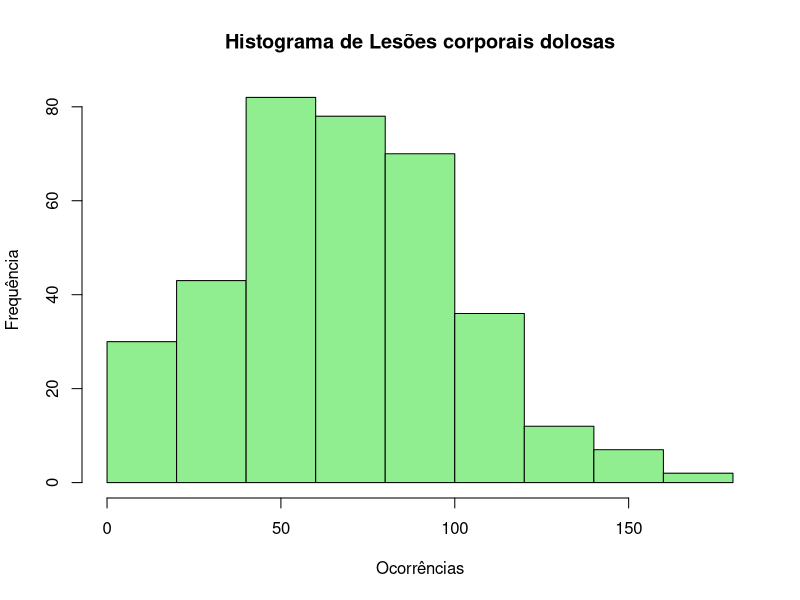
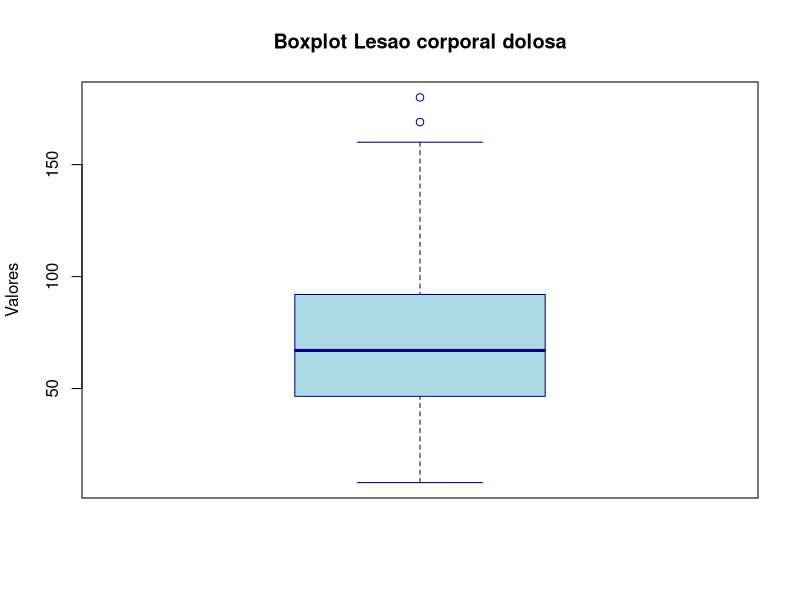
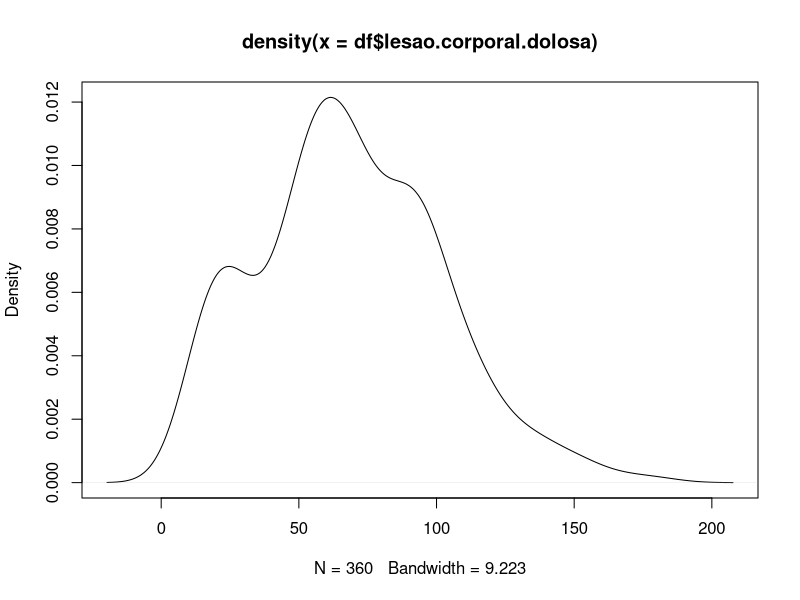
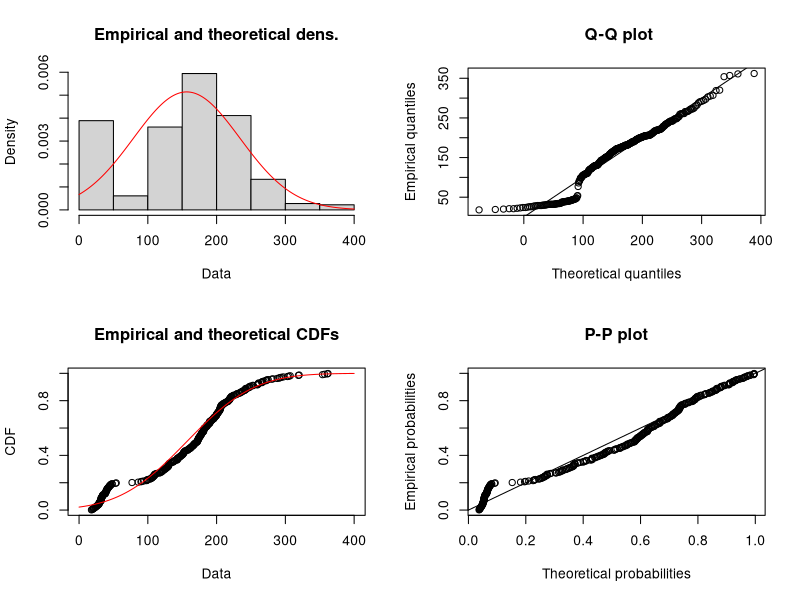
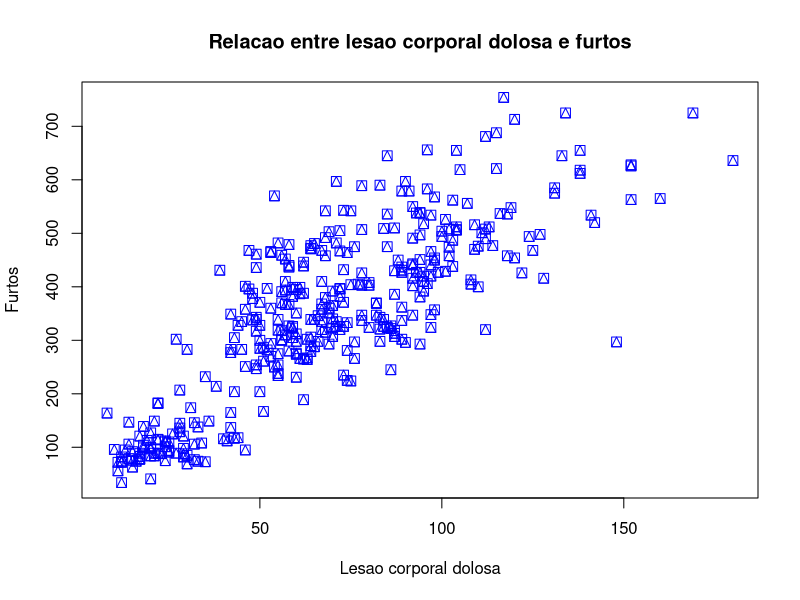
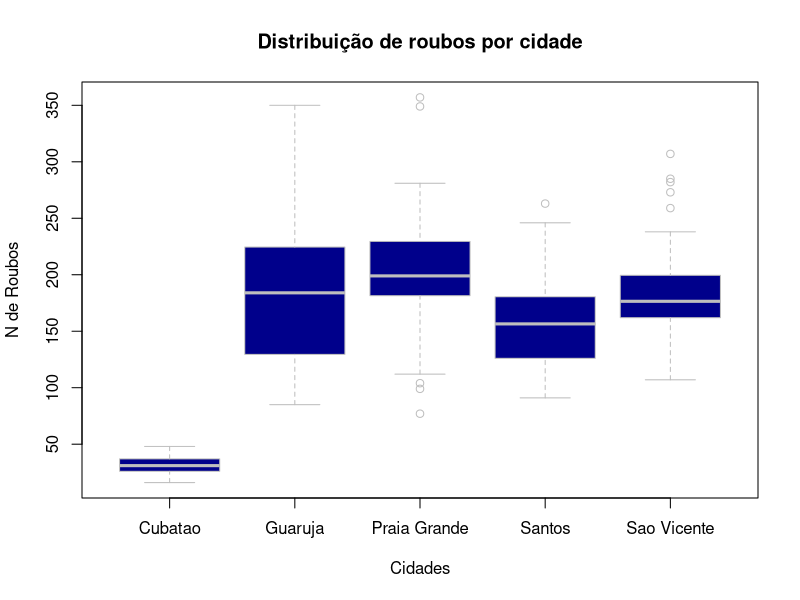
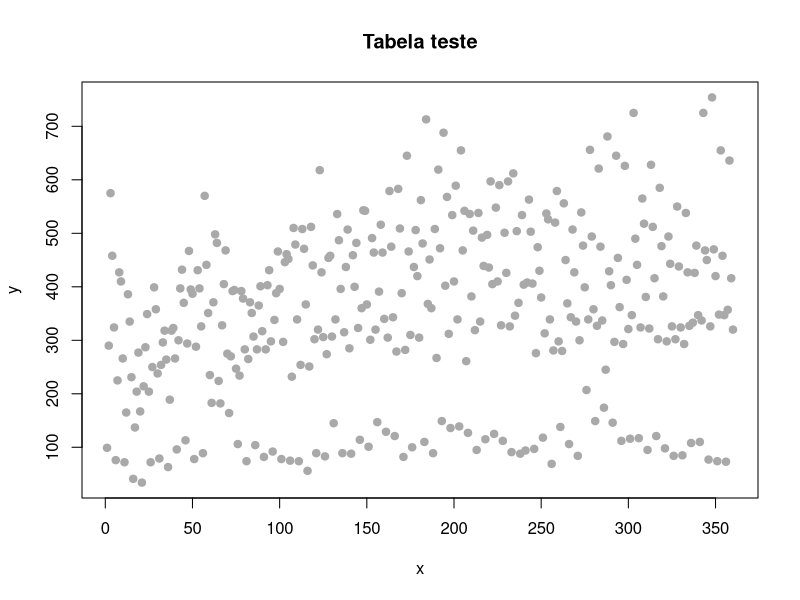

Reproduce these figures in R, in order.
df <- read.csv("dados.csv")

print('As medidas foram feitas usando os dados da colune referente a lesao corporal dolosa')

#Media
print('Media')
mean(df$`lesao.corporal.dolosa`, na.rm = TRUE)

#Mediana
print('Mediana')
median(df$`lesao.corporal.dolosa`, na.rm = TRUE)

#Moda
print('Moda')
temp_tab <- table(df$`lesao.corporal.dolosa`)
names(temp_tab)[which.max(temp_tab)]

# Histograma simples
print('Histograma')
hist(df$`lesao.corporal.dolosa`,
     main = "Histograma de Lesões corporais dolosas",
     xlab = "Ocorrências",
     ylab = "Frequência",
     col = "lightgreen",
     breaks = 10)

#Media aparada
print('Media aparada (25 e 50%)')
mean(df$`lesao.corporal.dolosa`, na.rm = TRUE, trim = 0.25)

mean(df$`lesao.corporal.dolosa`, na.rm = TRUE, trim = 0.5)

#Media geometrica
print('Media geométrica')
exp(mean(log(df$`lesao.corporal.dolosa`)))

# Desvios em relacao a media
print('Desvios em relacao a media')
df$`lesao.corporal.dolosa` - mean(df$`lesao.corporal.dolosa`)

# Desvios em relacao a mediana
print('Desvios em relacao a mediana')
df$`lesao.corporal.dolosa` - median(df$`lesao.corporal.dolosa`)

# Desvio padrao
print('Desvio padrao')
sd(df$`lesao.corporal.dolosa`)

# Variancia
print('Variancia')
var(df$`lesao.corporal.dolosa`)

# Desvio absoluto medio
print('Desvio absoluto medio')
mean(abs(df$`lesao.corporal.dolosa` - mean(df$`lesao.corporal.dolosa`)))

# MAD
print('MAD')
mad(df$`lesao.corporal.dolosa`)

# Amplitude
print('Amplitude')
diff(range(df$`lesao.corporal.dolosa`))

# Percentil
print('Percentil 25')
quantile(df$`lesao.corporal.dolosa`, probs = 0.25)

print('Percentil 90')
quantile(df$`lesao corporal dolosa`, probs = 0.9)

# Amplitude Interquartilica
print('Amplitude Interquartilica')
IQR(df$`lesao.corporal.dolosa`)

dados <- df$`lesao.corporal.dolosa`
# 50 valores normais em torno de 10, mais dois outliers: 25 e 30
# Boxplot
boxplot(dados,
        main = "Boxplot Lesao corporal dolosa",
        ylab = "Valores",
        col = "lightblue",
        border = "darkblue",
        notch = F)

# Tabela de frequencia
print('Tabela de frequencia')
prop.table(table(df$`lesao.corporal.dolosa`))

# Tabela de frequencia
print('Tabela de frequencia %')
round(prop.table(table(df$`lesao.corporal.dolosa`)) * 100, 2)

# Estimativa densidade
print('Estimativa densidade')

df$`lesao corporal dolosa` <- rnorm(120)
plot(density(df$`lesao.corporal.dolosa`))

# Distribuicao normal
library(fitdistrplus)
teste <- fitdist(df$`total.de.roubo...outros`, "norm")
plot(teste)
teste

# Teste de correlação (pega as 10 maiores correlações da tabela)
# 1. Filtrar apenas colunas numéricas
df_num <- df[, sapply(df, is.numeric)]

# 2. Calcular a matriz de correlação
matriz_cor <- cor(df_num, use = "pairwise.complete.obs")

# 3. Remover a diagonal e a parte repetida (espelhada)
matriz_cor[lower.tri(matriz_cor, diag = TRUE)] <- NA

# 4. Transformar em formato de lista (long format)
tabela_cor <- as.data.frame(as.table(matriz_cor))

# 5. Limpar os NAs e renomear
tabela_cor <- na.omit(tabela_cor)
colnames(tabela_cor) <- c("Variavel_1", "Variavel_2", "Correlacao")

# 6. Obter as 10 maiores correlações (em valor absoluto)
top_10 <- head(tabela_cor[order(abs(tabela_cor$Correlacao), decreasing = TRUE), ], 10)

# Resultado
print(top_10)

#Relacao entre duas colunas com alta correlacao (Lesao corporal dolosa e furtos, no caso)
plot(df$lesao.corporal.dolosa, df$furto...outros,
main = "Relacao entre lesao corporal dolosa e furtos",
xlab = "Lesao corporal dolosa", ylab = "Furtos",
pch = 14, # alterar formato
col = "blue", # cor dos pontos
cex = 1.3) # tamanho dos pontos


#tapply + Distribuicao de roubos por cidades com boxplot
summary_roubos_cidades <-tapply(df$roubo...outros,df$cidade,summary)
summary_roubos_cidades

boxplot(df$roubo...outros ~ df$cidade,data = df,
col="darkblue", #cordepreenchimento
border="grey", #cordasbordas
main="Distribuição de roubos por cidade",
xlab="Cidades",
ylab="N de Roubos")


#alpha e beta - Função lm

# Garante que os dados estão em ordem cronológica
df <- df[order(df$Data), ]

# Cria o índice numérico (1 para o janeiro, 2 para fevereiro, etc.)
df$mes_indice <- 1:nrow(df)

y <- df$furto...outros
x <- df$mes_indice
  
fun_lm <- lm( 
  formula = y ~ x, 
  data = df, 
  subset = x >= 50, 
  weights = 1/x, 
  na.action = na.omit
  )

fun_lm

plot(x, y, main = "Tabela teste", pch = 19, col = "darkgray", xlab = "x", ylab = "y")
